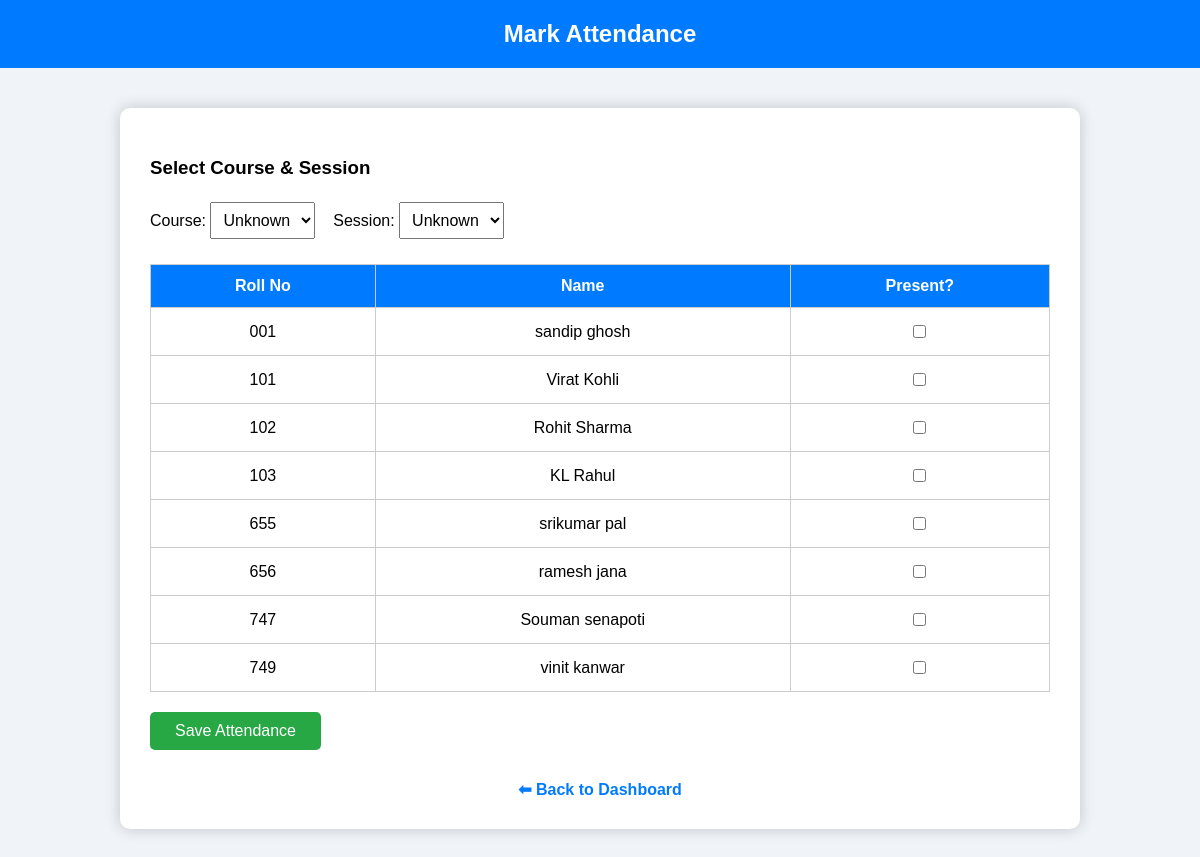
/attendanceapp/attendance.php (signed in), run on the app's committed database.
### tables this page shows
CREATE TABLE `student_details` (
  `id` int(11) NOT NULL,
  `roll_no` varchar(20) DEFAULT NULL,
  `name` varchar(50) DEFAULT NULL
);

### attendanceapp/database/database.php (called while the page is built, shortened)
<?php
class Database
{
    private $servername = "localhost";
    private $username = "root";
    private $password = "";
    private $dbname = "attendance_db";
    public function __construct() {
        try {
            $this->conn = new PDO("mysql:host=$this->servername;dbname=$this->dbname", $this->username, $this->password);
        } catch(PDOException $e) {
            echo "❌ Connection failed: " . $e->getMessage();
        }
    }
}
?>

### attendanceapp/attendance.php (the view, shortened to what this page needs)
<?php
$path = $_SERVER['DOCUMENT_ROOT'];
require_once $path . "/attendanceapp/database/database.php";
$db = new Database();
$students = $db->conn->query("SELECT * FROM student_details ORDER BY roll_no")->fetchAll(PDO::FETCH_ASSOC);
$courses  = $db->conn->query("SELECT * FROM course_details ORDER BY id")->fetchAll(PDO::FETCH_ASSOC);
$sessions = $db->conn->query("SELECT * FROM session_details ORDER BY id")->fetchAll(PDO::FETCH_ASSOC);
$selected_course  = $courses[0]['id']  ?? 1;
$selected_session = $sessions[0]['id'] ?? 1;
?>
<!DOCTYPE html>
<html>
<head>
</head>
<body>
    <header>
        <h2>Mark Attendance</h2>
    </header>
    <div class="container">
        <form method="post">
            <h3>Select Course & Session</h3>
            Course:
            <select name="course_id" required>
                <?php foreach ($courses as $c): ?>
                    <option value="<?php echo $c['id']; ?>" <?php if ($selected_course == $c['id']) echo "selected"; ?>>
                        <?php echo htmlspecialchars($c['name'] ?? 'Unknown'); ?>
                    </option>
                <?php endforeach; ?>
            </select>
            &nbsp;&nbsp;
            Session:
            <select name="session_id" required>
                <?php foreach ($sessions as $s): ?>
                    <option value="<?php echo $s['id']; ?>" <?php if ($selected_session == $s['id']) echo "selected"; ?>>
                        <?php echo htmlspecialchars($s['name'] ?? 'Unknown'); ?>
                    </option>
                <?php endforeach; ?>
            </select>
            <table>
                <tr>
                    <th>Roll No</th>
                    <th>Name</th>
                    <th>Present?</th>
                </tr>
                <?php foreach ($students as $student): ?>
                    <tr>
                        <td><?php echo htmlspecialchars($student['roll_no']); ?></td>
                        <td><?php echo htmlspecialchars($student['name']); ?></td>
                        <td><input type="checkbox" name="student_<?php echo $student['id']; ?>"></td>
                    </tr>
                <?php endforeach; ?>
            </table>
            <button type="submit">Save Attendance</button>
        </form>
        <a class="back" href="dashboard.php">⬅ Back to Dashboard</a>
    </div>
</body>
</html>

### attendanceapp/attendance.php (style rules this page uses)
body { font-family: Arial, sans-serif; background: #f0f4f8; margin: 0; }
header { background-color: #007BFF; color: white; text-align: center; padding: 20px; }
h2 { margin: 0; }
.container { max-width: 900px; margin: 40px auto; background: white; padding: 30px; border-radius: 10px; box-shadow: 0 0 15px rgba(0,0,0,0.2); }
select, input[type="checkbox"] { padding: 8px; margin: 5px 0; font-size: 16px; }
table { width: 100%; border-collapse: collapse; margin-top: 20px; }
table, th, td { border: 1px solid #ccc; }
th, td { padding: 12px; text-align: center; }
th { background-color: #007BFF; color: white; }
button { padding: 10px 25px; background-color: #28a745; color: white; border: none; border-radius: 5px; font-size: 16px; cursor: pointer; margin-top: 20px; }
.back { display: block; margin-top: 30px; text-align: center; text-decoration: none; color: #007BFF; font-weight: bold; }

### data on the page
student_details: roll_no "001", name "sandip ghosh"
student_details: roll_no "101", name "Virat Kohli"
student_details: roll_no "102", name "Rohit Sharma"
student_details: roll_no "103", name "KL Rahul"
student_details: roll_no "655", name "srikumar pal"
student_details: roll_no "656", name "ramesh jana"
student_details: roll_no "747", name "Souman senapoti"
student_details: roll_no "749", name "vinit kanwar"

### other printed values
form field course_id "Unknown"
form field session_id "Unknown"
